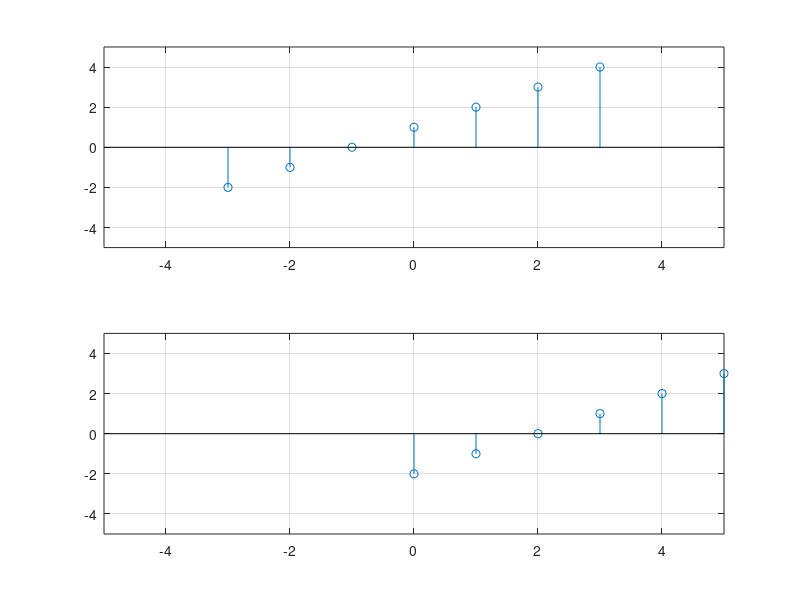

The MATLAB source for this figure:
n=-3:3
y=[-2,-1,0,1,2,3,4]
subplot(2,1,1)
stem(n,y)
grid on
axis([-5 5 -5 5])
x_n=n+3
subplot(2,1,2)
stem(x_n,y)
grid on
axis([-5 5 -5 5])